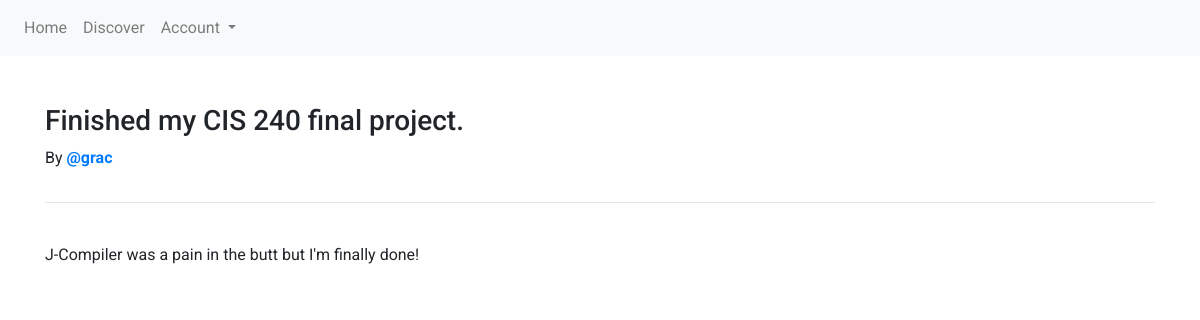
The app's page /post/4/ with its own data.
### main/models.py (models this page shows, shortened)
class Post(models.Model):
    title = models.CharField(max_length=200)
    body = models.TextField()
    author = models.ForeignKey(User, on_delete=models.DO_NOTHING, null=True)
    created_at = models.DateTimeField()
    categories = models.ManyToManyField(Category)

### main/views.py (the view)
# urls.py: path('post/<str:id>/', views.post_details_view, name='post_details_view'),
def post_details_view(request, id):
    post = get_object_or_404(Post, id=id)
    return render(request, 'post_details.html', { 'post_details': post })

### main/templates/post_details.html (shortened to what this page needs)
{% extends 'base.html' %}
{% load static %}
{% block content %}
    <div class="row">
        <div class="col md-12">
            <h3>{{ post_details.title }}</h3>
            <p>By <b><a href="{% url 'user_view' username=post_details.author.username %}">@{{ post_details.author.username }}</a></b></p>
        </div>
    </div>
    <hr>
    <br>
    <div class="row">
        <div class="col md-12">
            <p>{{ post_details.body }}</p>
        </div>
    </div>
{% endblock %}

### main/static/css/base.css (style rules this page uses)
* { font-family: 'Avenir', 'Roboto', sans-serif; }
a { text-decoration: none; }

### records on screen
Post: title "Finished my CIS 240 final project.", author.username "grac", body "J-Compiler was a pain in the butt but I'm finally done!"
